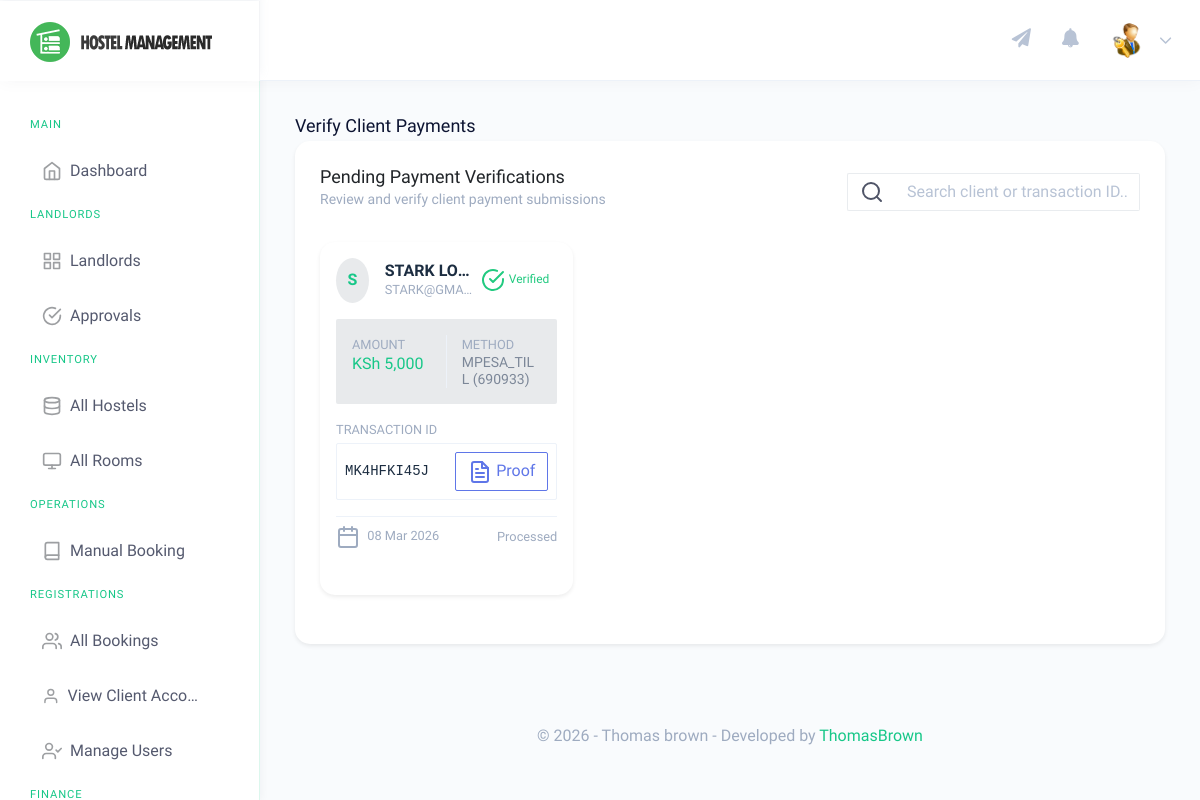
/landlord/payments.php (signed in), run on the app's committed database.
### tables this page shows
CREATE TABLE `payments` (
  `id` int(11) NOT NULL,
  `booking_id` int(11) NOT NULL COMMENT 'Reference to bookings table',
  `client_id` int(11) NOT NULL,
  `tenant_id` int(11) DEFAULT NULL COMMENT 'For tenant isolation',
  `amount` decimal(10,2) NOT NULL,
  `transaction_id` varchar(255) NOT NULL,
  `payment_method` varchar(100) NOT NULL COMMENT 'M-Pesa, Bank Transfer, Cash',
  `proof_file` varchar(255) DEFAULT NULL COMMENT 'Path to uploaded proof file',
  `status` enum('pending','verified','rejected') NOT NULL DEFAULT 'pending',
  `created_at` timestamp NOT NULL DEFAULT current_timestamp(),
  `updated_at` timestamp NOT NULL DEFAULT current_timestamp() ON UPDATE current_timestamp()
);

CREATE TABLE `users` (
  `id` int(11) NOT NULL,
  `tenant_id` int(11) DEFAULT NULL,
  `email` varchar(255) NOT NULL,
  `password` varchar(255) NOT NULL,
  `role` enum('admin','landlord','client','caretaker') NOT NULL,
  `full_name` varchar(255) NOT NULL,
  `first_name` varchar(255) DEFAULT NULL,
  `middle_name` varchar(255) DEFAULT NULL,
  `last_name` varchar(255) DEFAULT NULL,
  `gender` varchar(50) DEFAULT NULL,
  `contact_no` varchar(50) DEFAULT NULL,
  `profile_pic` varchar(255) DEFAULT NULL,
  `id_no` varchar(50) DEFAULT NULL,
  `status` enum('active','suspended') DEFAULT 'active',
  `created_at` timestamp NOT NULL DEFAULT current_timestamp(),
  `original_id` int(11) DEFAULT NULL,
  `original_table` varchar(50) DEFAULT NULL,
  `assigned_hostel_id` int(11) DEFAULT NULL
);

### landlord/payments.php (the view, shortened to what this page needs)
<?php
    include('../includes/check-login.php');
    $tenantId = $_SESSION['tenant_id'];
?>
<!DOCTYPE html>
<html dir="ltr" lang="en">
<head>
    <link href="../assets/extra-libs/c3/c3.min.css" rel="stylesheet">
    <link href="../dist/css/style.min.css" rel="stylesheet">
    <link href="../assets/css/custom-gradients.css" rel="stylesheet">
</head>
<body>
    <div id="main-wrapper" data-theme="light" data-layout="vertical" data-navbarbg="skin6" data-sidebartype="full" data-sidebar-position="fixed" data-header-position="fixed" data-boxed-layout="full">
        <header class="topbar" data-navbarbg="skin6">
             <?php include 'includes/navigation.php'?>
        </header>
        <aside class="left-sidebar" data-sidebarbg="skin6">
            <div class="scroll-sidebar" data-sidebarbg="skin6">
                <?php include 'includes/sidebar.php'?>
            </div>
        </aside>
        <div class="page-wrapper">
            <div class="container-fluid">
                <div class="row">
                    <div class="col-7 align-self-center">
                        <h4 class="page-title text-truncate text-dark font-weight-medium mb-1">Verify Client Payments</h4>
                    </div>
                </div>
                <div class="row">
                    <div class="col-md-12">
                        <div class="card shadow-sm border-0">
                            <div class="card-body">
                                <div class="d-md-flex align-items-center mb-4">
                                    <div>
                                        <h4 class="card-title">Pending Payment Verifications</h4>
                                        <h6 class="card-subtitle">Review and verify client payment submissions</h6>
                                    </div>
                                    <div class="ml-auto mt-2 mt-md-0">
                                        <div class="input-group">
                                            <div class="input-group-prepend">
                                                <span class="input-group-text bg-white border-right-0"><i data-feather="search" class="feather-sm"></i></span>
                                            </div>
                                            <input type="text" id="paymentSearch" class="form-control border-left-0" placeholder="Search client or transaction ID...">
                                        </div>
                                    </div>
                                </div>
                                <div class="row" id="paymentGrid">
                                    <?php
                                    $query = "SELECT p.*, u.first_name, u.last_name, u.email FROM payments p LEFT JOIN users u ON p.client_id = u.id WHERE p.tenant_id=? ORDER BY p.created_at DESC";
                                    $stmt = $mysqli->prepare($query);
                                    $stmt->bind_param('i', $tenantId);
                                    $stmt->execute();
                                    $res = $stmt->get_result();
                                    if($res->num_rows == 0):
                                    ?>
                                    <div class="col-12 text-center py-5">
                                        <i data-feather="credit-card" class="text-muted mb-3" style="width: 50px; height: 50px;"></i>
                                        <h4 class="text-muted">No payment records found</h4>
                                        <p class="text-muted">New payment submissions will appear here for verification.</p>
                                    </div>
                                    <?php
                                    else:
                                        while($row = $res->fetch_object()):
                                            $clientName = $row->first_name ? htmlentities($row->first_name . ' ' . $row->last_name) : "Unknown Client";
                                            $clientInitial = $row->first_name ? strtoupper($row->first_name[0]) : "?";
                                            $statusClass = ($row->status == 'verified') ? 'success' : (($row->status == 'rejected') ? 'danger' : 'warning');
                                            $statusIcon = ($row->status == 'verified') ? 'check-circle' : (($row->status == 'rejected') ? 'x-circle' : 'clock');
                                    ?>
                                    <div class="col-lg-4 col-md-6 mb-4 payment-card" data-client="<?php echo strtolower($clientName); ?>" data-tid="<?php echo strtolower($row->transaction_id); ?>">
                                        <div class="card h-100 border shadow-none hover-shadow transition-all">
                                            <div class="card-body p-3">
                                                <div class="d-flex align-items-center mb-3">
                                                    <div class="rounded-circle bg-light d-flex align-items-center justify-content-center mr-3" style="width: 45px; height: 45px;">
                                                        <span class="text-primary font-weight-bold"><?php echo $clientInitial; ?></span>
                                                    </div>
                                                    <div class="overflow-hidden">
                                                        <h5 class="mb-0 text-truncate font-weight-bold text-dark"><?php echo $clientName; ?></h5>
                                                        <small class="text-muted d-block text-truncate"><?php echo htmlentities($row->email ?? 'No email'); ?></small>
                                                    </div>
                                                    <div class="ml-auto">
                                                        <span class="badge badge-light-<?php echo $statusClass; ?> text-<?php echo $statusClass; ?> px-2 py-1">
                                                            <i data-feather="<?php echo $statusIcon; ?>" class="feather-xs mr-1"></i><?php echo ucfirst($row->status); ?>
                                                        </span>
                                                    </div>
                                                </div>
                                                <div class="bg-light rounded p-3 mb-3">
                                                    <div class="row">
                                                        <div class="col-6 border-right">
                                                            <small class="text-muted d-block text-uppercase small font-weight-medium">Amount</small>
                                                            <h5 class="mb-0 text-primary">KSh <?php echo number_format($row->amount, 0); ?></h5>
                                                        </div>
                                                        <div class="col-6">
                                                            <small class="text-muted d-block text-uppercase small font-weight-medium">Method</small>
                                                            <h6 class="mb-0"><?php echo htmlentities($row->payment_method); ?></h6>
                                                        </div>
                                                    </div>
                                                </div>
                                                <div class="mb-3">
                                                    <small class="text-muted d-block text-uppercase small font-weight-medium mb-1">Transaction ID</small>
                                                    <div class="d-flex align-items-center justify-content-between bg-white border rounded p-2">
                                                        <code class="text-dark"><?php echo htmlentities($row->transaction_id); ?></code>
                                                        <?php if($row->proof_file): ?>
                                                            <a href="../uploads/payments/<?php echo $row->proof_file; ?>" target="_blank" class="btn btn-xs btn-outline-info" title="View Proof">
                                                                <i data-feather="file-text" class="feather-xs"></i> Proof
                                                            </a>
                                                        <?php endif; ?>
                                                    </div>
                                                </div>
                                                <div class="d-flex align-items-center justify-content-between mt-auto pt-2 border-top">
                                                    <small class="text-muted"><i data-feather="calendar" class="feather-xs mr-1"></i> <?php echo date('d M Y', strtotime($row->created_at)); ?></small>
                                                    <?php if($row->status == 'pending'): ?>
                                                    <div class="d-flex">
                                                        <form method="POST" class="mr-2">
                                                            <input type="hidden" name="pay_id" value="<?php echo $row->id; ?>">
                                                            <input type="hidden" name="action" value="verified">
                                                            <button type="submit" name="verify_payment" class="btn btn-success btn-sm px-3 shadow-none">Approve</button>
                                                        </form>
                                                        <form method="POST">
                                                            <input type="hidden" name="pay_id" value="<?php echo $row->id; ?>">
                                                            <input type="hidden" name="action" value="rejected">
                                                            <button type="submit" name="verify_payment" class="btn btn-outline-danger btn-sm px-3 shadow-none">Reject</button>
                                                        </form>
                                                    </div>
                                                    <?php else: ?>
                                                        <span class="text-muted small">Processed</span>
                                                    <?php endif; ?>
                                                </div>
                                            </div>
                                        </div>
                                    </div>
                                    <?php
                                        endwhile;
                                    endif;
                                    ?>
                                </div>
                            </div>
                        </div>
                    </div>
                </div>
            </div>
            <?php include 'includes/footer.php' ?>
        </div>
    </div>
</body>
</html>

### assets/css/custom-gradients.css (style rules this page uses)
:root { --gradient-primary: linear-gradient(135deg, #129d6b 0%, #17c788 100%); --gradient-success: linear-gradient(135deg, #00b09b 0%, #96c93d 100%); --gradient-danger: linear-gradient(135deg, #ff5f6d 0%, #ffc371 100%); --gradient-warning: linear-gradient(135deg, #f7b733 0%, #fc4a1a 100%); --gradient-info: linear-gradient(135deg, #36D1DC 0%, #5B86E5 100%); --gradient-brand-1: linear-gradient(135deg, #0d7f55 0%, #129d6b 100%); --gradient-brand-2: linear-gradient(135deg, #129d6b 0%, #17c788 100%); --gradient-brand-3: linear-gradient(135deg, #17c788 0%, #1ee09e 100%); --gradient-brand-4: linear-gradient(135deg, #1ee09e 0%, #46f5b9 100%); --sidebar-gradient: linear-gradient(180deg, #0d1432 0%, #162040 100%); --shadow-sm: 0 2px 4px rgba(0, 0, 0, 0.05); --shadow-md: 0 4px 12px rgba(0, 0, 0, 0.1); --shadow-lg: 0 8px 24px rgba(0, 0, 0, 0.15); }
body { font-family: 'Muli', sans-serif !important; }
h1, h2, h3, h4, h5, h6, .page-title, .card-title, .sidebar-nav .nav-small-cap { font-family: 'Comfortaa', cursive !important; }
.btn { transition: all 0.3s cubic-bezier(0.4, 0, 0.2, 1) !important; }
.left-sidebar { background: #ffffff !important; border-right: 1px solid rgba(23, 199, 136, 0.15) !important; box-shadow: 2px 0 8px rgba(13, 20, 50, 0.04); }
.scroll-sidebar { background: #ffffff !important; }
.card { border: none !important; border-radius: 15px !important; box-shadow: 0 0.125rem 0.25rem rgba(0, 0, 0, 0.075) !important; transition: all 0.3s cubic-bezier(0.4, 0, 0.2, 1); }
.topbar { background: #fff !important; box-shadow: 0 2px 15px rgba(0, 0, 0, 0.03) !important; }
.badge { padding: 5px 10px; font-weight: 500; border-radius: 6px; }
a { color: #17c788; }
.page-title { color: #0d1432 !important; }
.text-primary { color: #17c788 !important; }

### data on the page
payments: users.first_name "S", users.first_name+last_name "STARK LO…", users.email "STARK@GMA…", status "Verified", amount "5,000", payment_method "MPESA_TILL (690933)", transaction "MK4HFKI45J", created_at "08 Mar 2026", shows "Processed"
